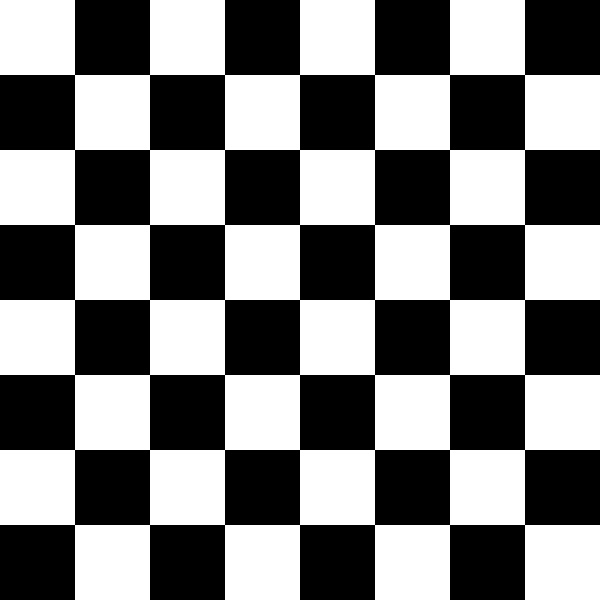
#> input picture OpenCV/Images/chessboard.jpg, 600 x 600 px
$ jupyter execute myFeatureDesc.ipynb
#> lines starting #> are read from the running program, lines starting #| are printed output that depends on the picture; after the words box and inside, x2 and y2 are one past the last pixel; in counts of white or black regions, pixels touching at a corner belong together
# OpenCV: Feature Detection and Description
## Harris Corner Detection

### Goal

In this chapter,

- We will understand the concepts behind Harris Corner Detection.
- We will see the functions: cv2.cornerHarris(), cv2.cornerSubPix()

### Theory

In last chapter, we saw that corners are regions in the image with large variation in intensity in all the directions. One early attempt to find these corners was done by Chris Harris & Mike Stephens in their paper *A Combined Corner and Edge Detector* in 1988, so now it is called Harris Corner Detector. He took this simple idea to a mathematical form. It basically finds the difference in intensity for a displacement of $(u,v)$ in all directions. This is expressed as below

Window function is either a rectangular window or gaussian window which gives weights to pixels underneath.

We have to maximize this function $E(u,v)$ for corner detection. That means, we have to maximize the second term. Applying Taylor Expansion to above equation and using some mathematical steps (please refer any standard text books you like for full derivation), we get the final equation as:

where

Here, $I_x$ and $I_y$ are image derivatives in $x$ and $y$ directions respectively. (Can be easily found out using **cv2.Sobel()**).

Then comes the main part. After this, they created a score, basically an equation, which will determine if a window can contain a corner or not.

where

- $det(M)=\lambda_1\lambda_2$
- $trace(M)=\lambda_1+\lambda_2$
- $\lambda_1$ and $\lambda_2$ are the eigen values of $M$

So the values of these eigen values decide whether a region is corner, edge or flat.

- When $|R|$ is small, which happens when $\lambda_1$ and $\lambda_2$ are small, the region is flat.
- When $R<0$, which happens when $\lambda_1 \gg \lambda_2$ or vice versa, the region is edge.
- When $R$ is large, which happens when $\lambda_1$ and $\lambda_2$ are large and $\lambda_1 \sim \lambda_2$, the region is a corner.

It can be represented in a nice picture as follows:

So the result of Harris Corner Detection is a grayscale image with these scores. Thresholding for a suitable give you the corners in the image. We will do it with a simple image.

### Harris Corner Detector in OpenCV
OpenCV has the function *cv2.cornerHarris()* for this purpose. Its arguments are :

- **img** - Input image, it should be grayscale and float32 type.
- **blockSize** - It is the size of neighbourhood considered for corner detection
- **ksize** - Aperture parameter of Sobel derivative used.
- **k** - Harris detector free parameter in the equation.

See the example below:

[cell 1]
import cv2
import numpy as np

filename = 'Images/chessboard.jpg'
img = cv2.imread(filename)
#> img is the input picture: shape (600, 600, 3); min 0, max 255, mean 127.5
gray = cv2.cvtColor(img,cv2.COLOR_BGR2GRAY)

gray = np.float32(gray)
dst = cv2.cornerHarris(gray,2,3,0.04)
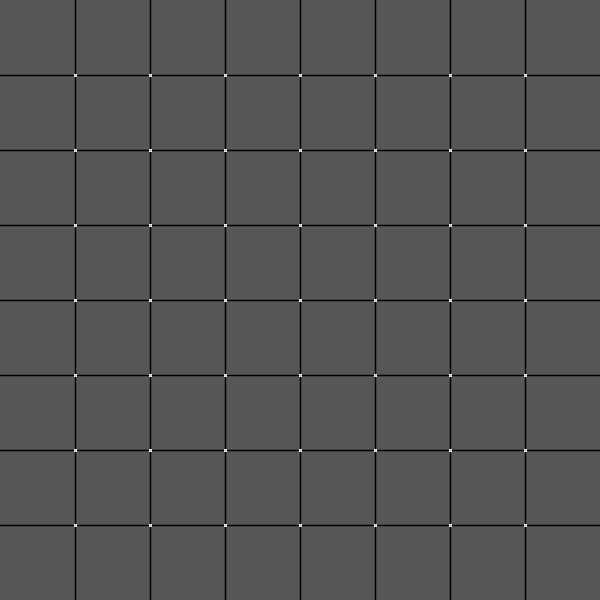
#> dst: shape (600, 600) float32; min -169130016, max 330747008, mean -5368240; drawn with min black and max white

#result is dilated for marking the corners, not important
dst = cv2.dilate(dst,None)
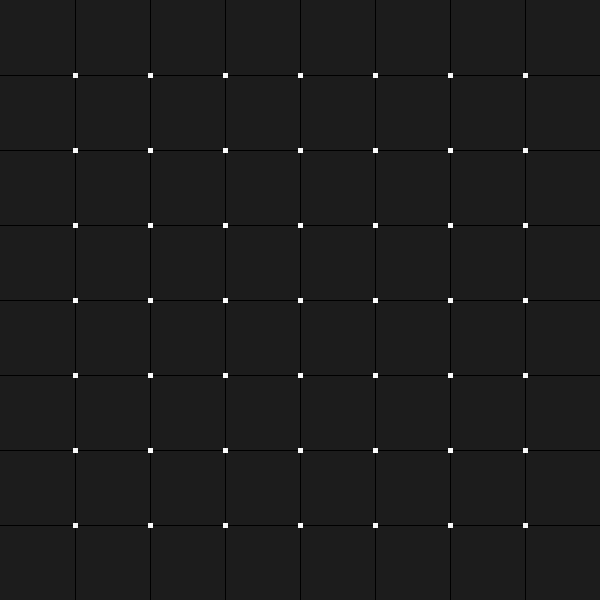
#> dst: shape (600, 600) float32; min -42282504, max 330747008, mean 179746.4; drawn with min black and max white

# Threshold for an optimal value, it may vary depending on the image.
img[dst>0.01*dst.max()]=[0,0,255]
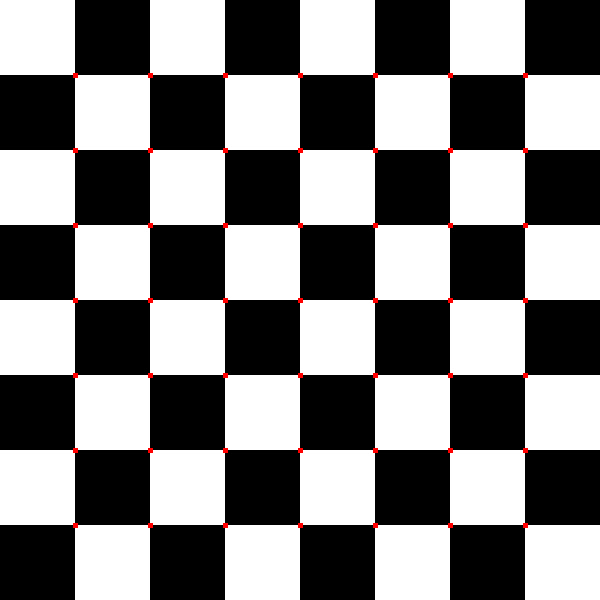
#> img: shape (600, 600, 3); 0.34% of pixels changed, all inside (x1, y1, x2, y2) = (73, 73, 528, 528)

cv2.imshow('dst',img)
if cv2.waitKey(0) & 0xFF == ord('q'):
#> (key q is pressed here)
    cv2.destroyAllWindows()

[cell 2]
# convert to gray image
gray = cv2.cvtColor(img,cv2.COLOR_BGR2GRAY)
gray = np.float32(gray)
dst = cv2.cornerHarris(gray,2,3,0.04)
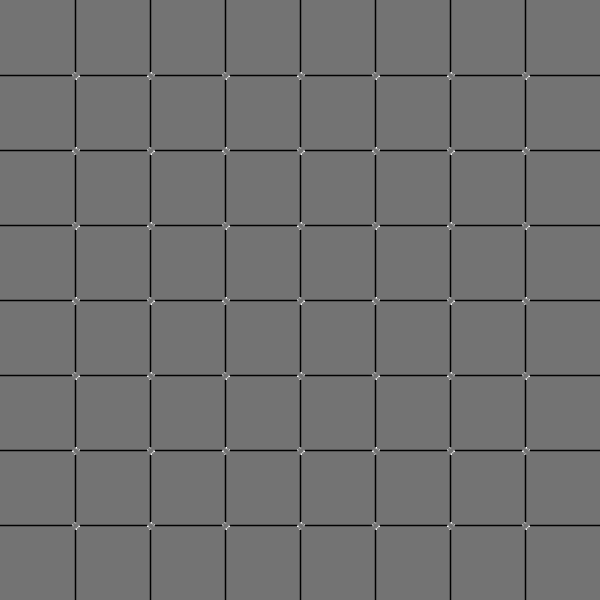
#> dst: shape (600, 600) float32; min -169130016, max 204898912, mean -5137899.5; drawn with min black and max white

[cell 3]
#result is dilated for marking the corners, not important
dst = cv2.dilate(dst,None)

[cell 4]
# Threshold for an optimal value, it may vary depending on the image.
img[dst>0.01*dst.max()]=[0,0,255]
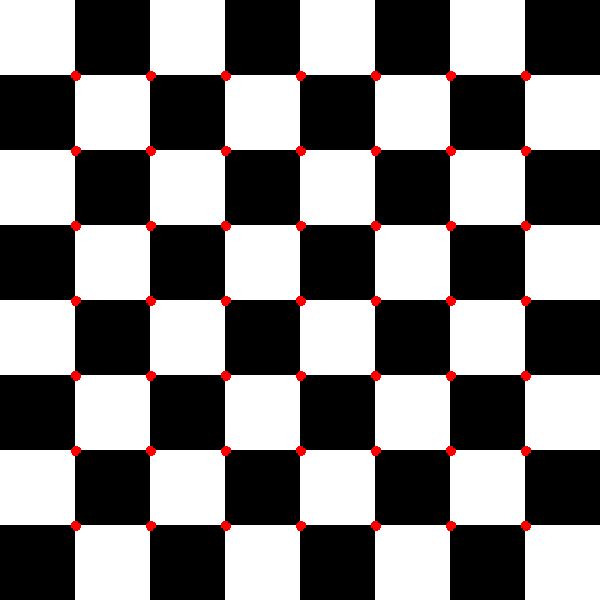
#> img: shape (600, 600, 3); 0.72% of pixels changed, all inside (x1, y1, x2, y2) = (71, 71, 531, 531)

[cell 5]
cv2.imshow('dst',img)
cv2.waitKey(0)
cv2.destroyAllWindows()

[cell 6]
cv2.destroyAllWindows()

### Corner with SubPixel Accuracy

[cell 7]
import cv2
import numpy as np

[cell 8]
filename = 'Images/chessboard.jpg'
img = cv2.imread(filename)
gray = cv2.cvtColor(img,cv2.COLOR_BGR2GRAY)

[cell 9]
# find Harris corners
gray = np.float32(gray)
dst = cv2.cornerHarris(gray,2,3,0.04)
dst = cv2.dilate(dst,None)
ret, dst = cv2.threshold(dst,0.01*dst.max(),255,0)
#> dst: shape (600, 600) float32; 0.34% white; 49 white regions, largest, box (x1, y1, x2, y2) and area: (73, 73, 78, 78) 25, (148, 73, 153, 78) 25, (223, 73, 228, 78) 25
#> ret = 3307470.1
dst = np.uint8(dst)

[cell 10]
# find centroids
ret, labels, stats, centroids = cv2.connectedComponentsWithStats(dst)
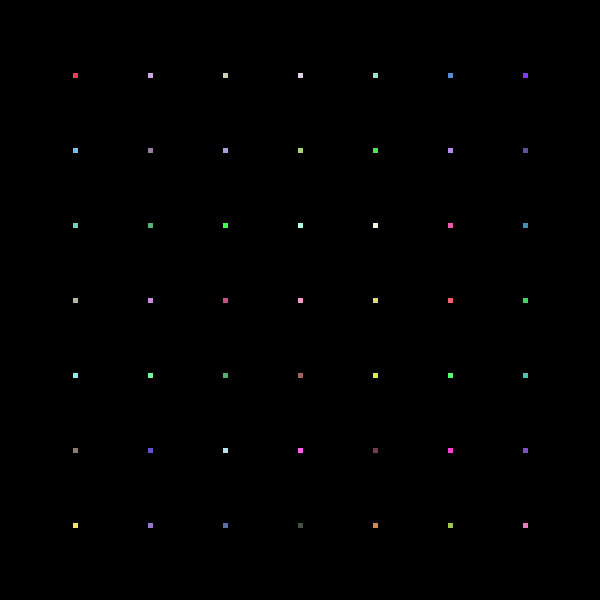
#> labels: shape (600, 600) int32; 50 distinct labels, from 0 to 49; one colour per label, 0 black
#> ret = 50; stats = 50 rows, first 6: [0, 0, 600, 600, 358775], [73, 73, 5, 5, 25], [148, 73, 5, 5, 25], [223, 73, 5, 5, 25], [298, 73, 5, 5, 25], [373, 73, 5, 5, 25]; centroids = 50 pairs, first value 75 to 525, second value 75 to 525

[cell 11]
# define the criteria to stop and refine the corners
criteria = (cv2.TERM_CRITERIA_EPS + cv2.TERM_CRITERIA_MAX_ITER, 100, 0.001)
corners = cv2.cornerSubPix(gray,np.float32(centroids),(5,5),(-1,-1),criteria)
#> corners = 50 pairs, first value 74.5 to 524.5, second value 74.5 to 524.5

[cell 12]
# Now draw them
res = np.hstack((centroids,corners))
#> res = 50 rows, first 6: [299.5, 299.5, 299.5, 299.5], [75, 75, 74.5, 74.5], [150, 75, 149.5, 74.5], [225, 75, 224.5, 74.5], [300, 75, 299.5, 74.5], [375, 75, 374.5, 74.5]
res = np.int0(res)
#> res = 50 rows, first 6: [299, 299, 299, 299], [75, 75, 74, 74], [150, 75, 149, 74], [225, 75, 224, 74], [300, 75, 299, 74], [375, 75, 374, 74]
img[res[:,1],res[:,0]]=[0,0,255]
#> img: shape (600, 600, 3); 0.01% of pixels changed, all inside (x1, y1, x2, y2) = (75, 75, 526, 526)
img[res[:,3],res[:,2]] = [0,255,0]
#> img: shape (600, 600, 3); mean B, G, R 127.5, 127.5, 127.5
cv2.imwrite('subpixel5.png',img)
#> Out = True

## Shi-Tomasi Corner Detector & Good Features to Track

[cell 13]
import numpy as np
import cv2
from matplotlib import pyplot as plt

[cell 14]
img = cv2.imread('Images/blox.jpg')
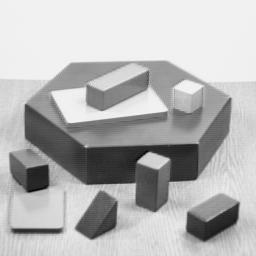
#> input picture OpenCV/Images/blox.jpg, 256 x 256 px
#> img is the input picture: shape (256, 256, 3); min 0, max 252, mean 182.8
print(img.shape)
#| (256, 256, 3)
gray = cv2.cvtColor(img,cv2.COLOR_BGR2GRAY)
#> gray: shape (256, 256)

[cell 15]
corners = cv2.goodFeaturesToTrack(gray,2,0.11,1)
#> corners = [[138, 162], [230, 98]]
corners = np.int0(corners)
for i in corners:
    x,y = i.ravel()
    cv2.circle(img,(x,y),3,255,-1)
#> this loop made 2 passes
#> img: shape (256, 256, 3); 0.09% of pixels changed, all inside (x1, y1, x2, y2) = (135, 95, 234, 166)

plt.imshow(img)
plt.axis('off')
plt.show()
